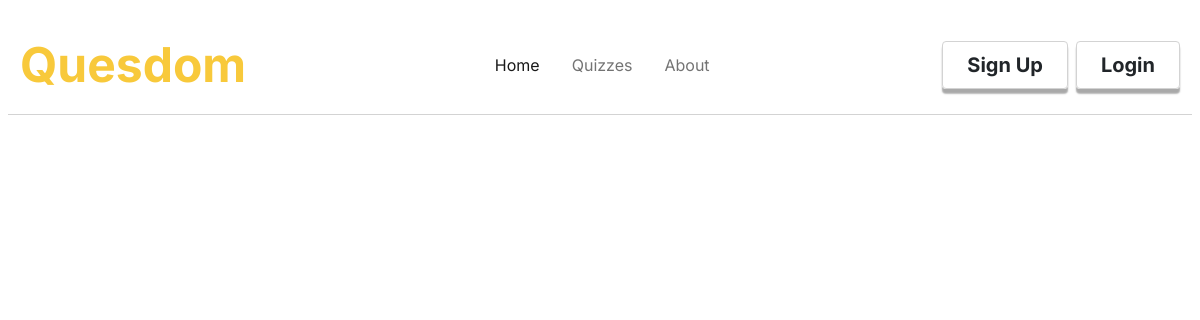
/allquizzes, run on an earlier commit of the app's database.
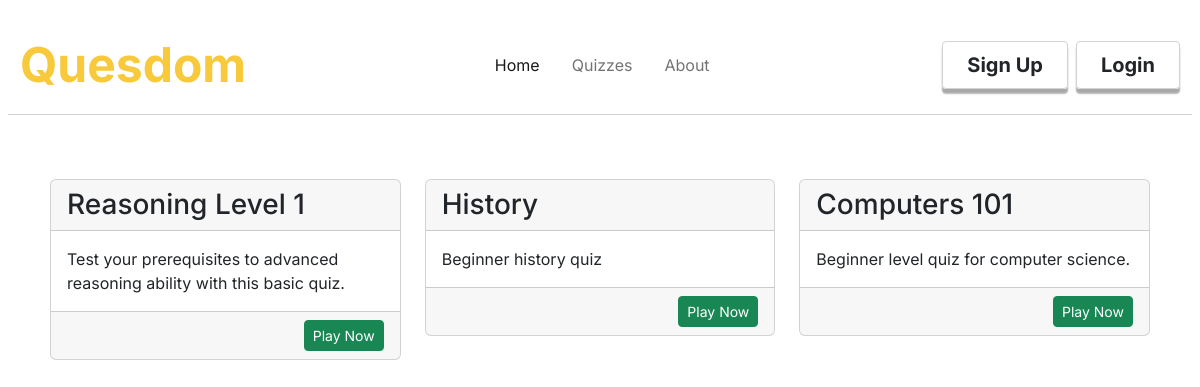
And on a later commit of the database.
### quesdom/models.py (models this page shows, shortened)
class Quizzes(db.Model):
    id = db.Column(db.Integer, primary_key = True)
    quiz_title = db.Column(db.String(30), nullable= False)
    quiz_description = db.Column(db.String(200), nullable=False)
    quiz_category = db.Column(db.String(20), nullable=False)
    quiz_difficulty = db.Column(db.String(10), nullable=False)
    date_created = db.Column(db.DateTime, nullable=False, default=datetime.utcnow)
    author = db.Column(db.Integer, db.ForeignKey('users.id'), nullable=False)
    created_by = db.relationship('Users',backref='created_by',lazy=True)
    questions = db.relationship('Questions',backref='contains',cascade="all, delete-orphan",lazy=True)

### quesdom/routes.py (the view)
@app.route('/allquizzes')
def allquizzes():
    quizzes_with_questions = []
    for question in Questions.query.all():
        if not question.id in quizzes_with_questions:
            quizzes_with_questions.append(question.quiz_id)
    return render_template('allquizzes.html',title='All Quizzes',quizzes=Quizzes.query.filter(Quizzes.id.in_(quizzes_with_questions)))

### quesdom/templates/allquizzes.html
{%extends "layout.html"%}
{%block content%}
<div class="content-section row p-2 pt-md-5">
    {%for quiz in quizzes%}
        <div class="col-10 col-sm-5 col-md-4 my-3">
            <div class="card">
                <div class="card-header h3">
                    {{quiz.quiz_title}}
                </div>
                <div class="card-body">
                    {{quiz.quiz_description}}
                </div>
                <div class="card-footer text-end">
                    <a class="btn btn-success btn-sm" href="#">Play Now</a>
                </div>
            </div>
        </div>
    {%endfor%}
</div>
{%endblock%}

What changed in the data, as far as the page shows it:
now on this page (row unchanged): Quizzes: quiz_title "Reasoning Level 1", quiz_description "Test your prerequisites to advanced reasoning ability with this basic quiz."
added Quizzes: quiz_title "History", quiz_description "Beginner history quiz"
added Quizzes: quiz_title "Computers 101", quiz_description "Beginner level quiz for computer science."
